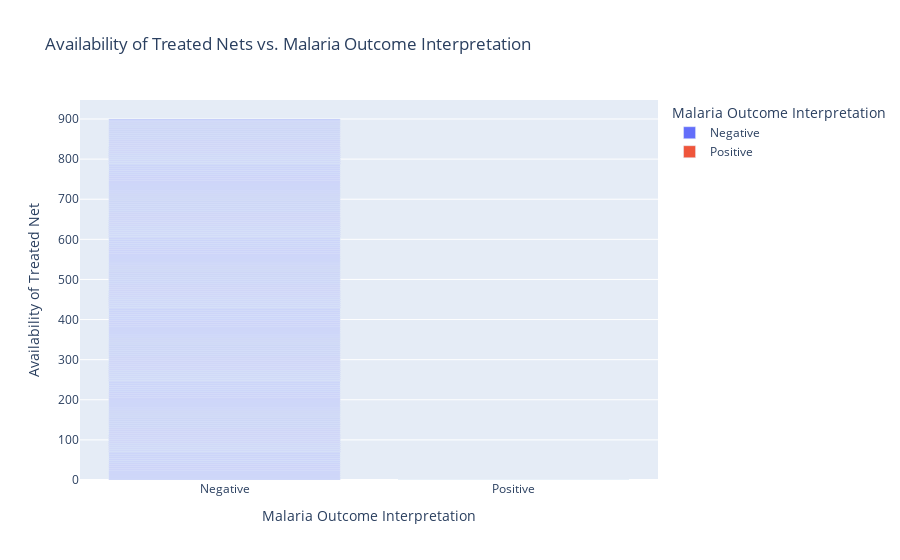

The cell this chart's notebook holds for it:
### Markdown cell above
### EDA AND DEALING WITH CATEGORICAL FEATURES

### Code cell
import plotly.express as px


fig = px.bar(df, x="Malaria Outcome Interpretation", y="Availability of Treated Net", color="Malaria Outcome Interpretation",
             title="Availability of Treated Nets vs. Malaria Outcome Interpretation")

fig.update_xaxes(title_text="Malaria Outcome Interpretation")
fig.update_yaxes(title_text="Availability of Treated Net")

fig.show()

### Figure 1 — Plotly figure (JSON) as saved in the notebook; plotly's stock layout.template omitted (floating-point values rounded to 4 significant figures; data arrays with more than 128 entries replaced by an {"elided": "..."} marker saying what was removed)
{"data": [{"alignmentgroup": "True", "hovertemplate": "Malaria Outcome Interpretation=%{x}<br>Availability of Treated Net=%{y}<extra></extra>", "legendgroup": "Negative", "marker": {"color": "#636efa", "pattern": {"shape": ""}}, "name": "Negative", "offsetgroup": "Negative", "orientation": "v", "showlegend": true, "textposition": "auto", "type": "bar", "x": {"elided": "900 str values"}, "xaxis": "x", "y": {"elided": "900 int values"}, "yaxis": "y"}, {"alignmentgroup": "True", "hovertemplate": "Malaria Outcome Interpretation=%{x}<br>Availability of Treated Net=%{y}<extra></extra>", "legendgroup": "Positive", "marker": {"color": "#EF553B", "pattern": {"shape": ""}}, "name": "Positive", "offsetgroup": "Positive", "orientation": "v", "showlegend": true, "textposition": "auto", "type": "bar", "x": {"elided": "1220 str values"}, "xaxis": "x", "y": {"elided": "1220 int values"}, "yaxis": "y"}], "layout": {"barmode": "relative", "legend": {"title": {"text": "Malaria Outcome Interpretation"}, "tracegroupgap": 0}, "title": {"text": "Availability of Treated Nets vs. Malaria Outcome Interpretation"}, "xaxis": {"anchor": "y", "categoryarray": ["Negative", "Positive"], "categoryorder": "array", "domain": [0, 1], "title": {"text": "Malaria Outcome Interpretation"}}, "yaxis": {"anchor": "x", "domain": [0, 1], "title": {"text": "Availability of Treated Net"}}}}
